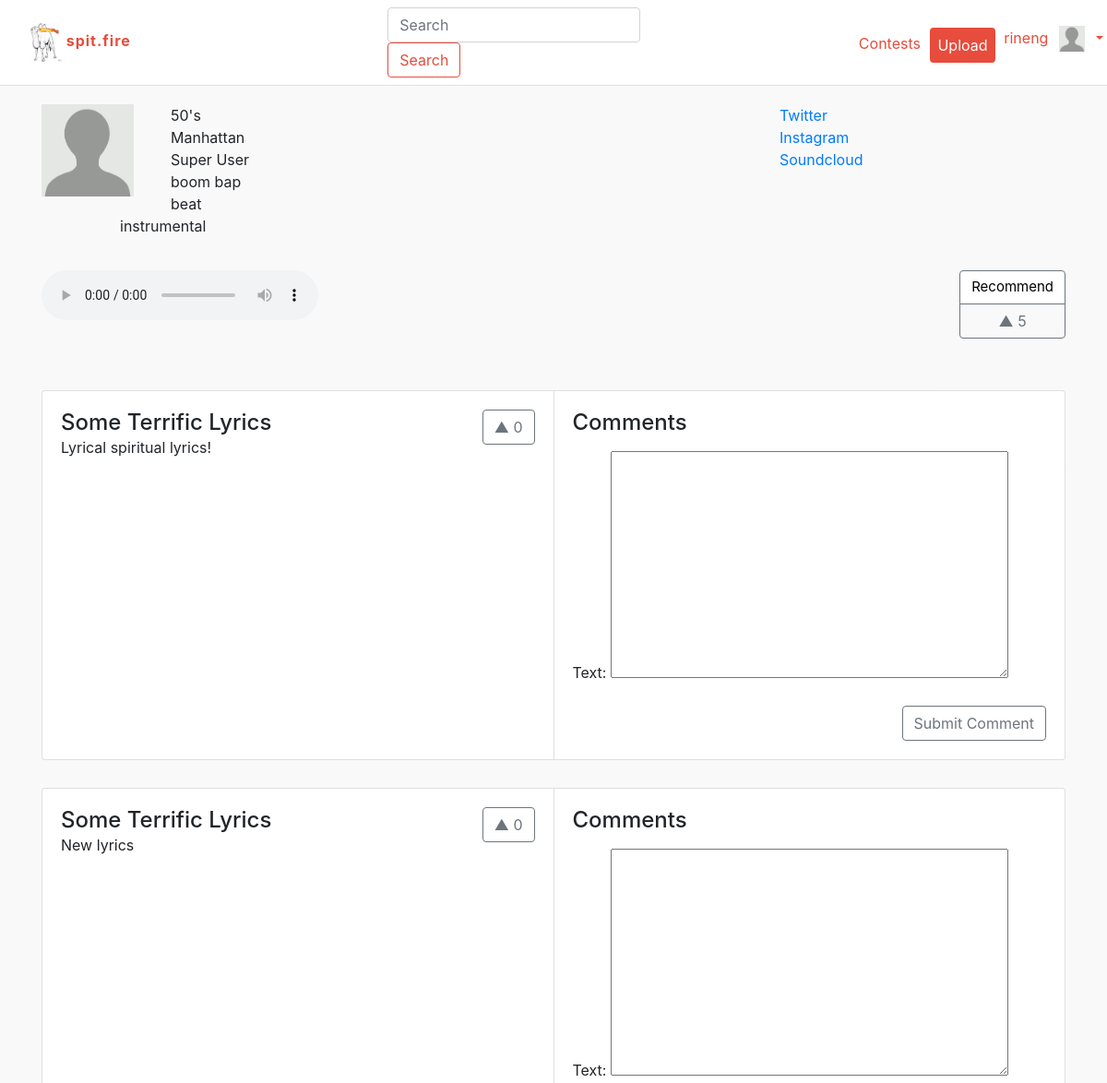
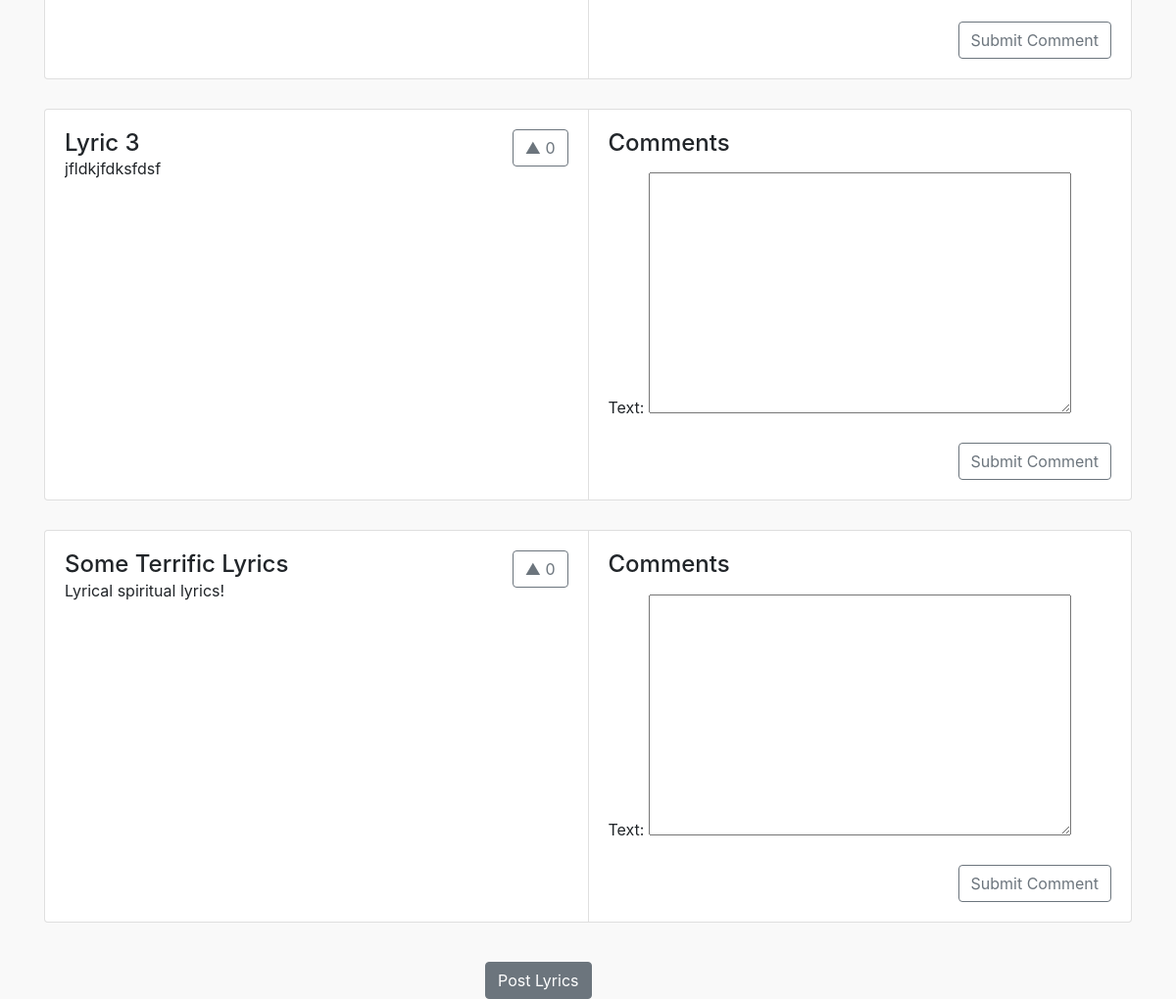
Screenshot of /spitfire/soundtrack/5da5f6c9-aac0-4e11-8020-0274c7519db7 (signed in) with the database file from the repository (2 pictures, top to bottom).
### spitfire/models.py (models this page shows, shortened)
class Artist(models.Model):
    user = models.OneToOneField(User, related_name = 'artist', on_delete=models.CASCADE)
    id = models.UUIDField(primary_key=True, default=uuid.uuid4, help_text="Unique ID for this particular artist across whole site")
    firstName = models.CharField(max_length=100, default = "Firstname")
    lastName = models.CharField(max_length=100, default = "Lastname")
    city = models.CharField(max_length=100, null=True)
    description = models.TextField(max_length=2000)
    number_of_spits = models.PositiveIntegerField(default=0)
    number_of_followers = models.PositiveIntegerField(default=0)
    number_of_following = models.PositiveIntegerField(default=0)
    date_of_birth = models.DateField(null=True)
    first_joined = models.DateField(null=True)
    twitter_link = models.CharField(max_length=100,blank=True,null=True)
    instagram_link = models.CharField(max_length=100,blank=True, null=True)
    soundcloud_link = models.CharField(max_length=100,blank=True, null=True)
    image = models.FileField(upload_to='user_propics/', default='user_propics/profile_default.png')
    def full_name(self):
        return self.firstName + " " + self.lastName

class Track(models.Model):
    id = models.UUIDField(primary_key=True, default=uuid.uuid4, help_text="Unique ID for this particular track across whole site")
    title = models.CharField(max_length=200)
    artist = models.ForeignKey('Artist', on_delete=models.CASCADE)
    upvotes = models.PositiveIntegerField(default=0)
    genre = models.ManyToManyField(Genre, help_text="Select a genre for this track")
    description = models.TextField(blank=True, max_length=300)
    keywords = models.TextField(blank = True, max_length=30)
    featured = models.BooleanField(default=False)
    image = models.FileField(upload_to='track_pics/', default='track_pics/trackpic_default.jpg')
    mp3 = models.FileField(upload_to='user_audio/', default='user_audio/track_default.mp3')
    def display_genre(self):
        """
        Creates a string for the Genre. This is required to display genre in Admin.
        """
        return ', '.join([ genre.name for genre in self.genre.all()[:3] ])
    display_genre.short_description = 'Genre'
    def top_lyrics(self):
        return Lyrics.objects.filter(Track=self.id).order_by('-upvotes')

class Lyrics(models.Model):
    id = models.UUIDField(primary_key=True, default=uuid.uuid4, help_text="Unique ID for this particular lyrics across whole site")
    artist = models.ForeignKey('Artist', on_delete=models.CASCADE)
    title = models.CharField(max_length=100, default="Some Terrific Lyrics")
    upvotes = models.PositiveIntegerField(default=0)
    Track = models.ForeignKey('Track', on_delete=models.CASCADE)
    genre = models.ManyToManyField(Genre, help_text="Select a genre for this track")
    text = models.TextField(max_length=1000, help_text="Enter lyrics", default="Lyrical spiritual lyrics!")
    def top_comments(self):
        return LyricComment.objects.filter(lyrics=self.id).order_by('-upvotes')

### spitfire/views.py (the view)
# urls.py: url(r'^soundtrack/(?P<pk>[-\w]+)$', views.getTrackInfo, name='trackInfo'),
def getTrackInfo(request,pk):
    if request.method == 'POST':
        if 'submit-lc' in request.POST:
            lyrics = get_object_or_404(Lyrics,pk=pk)
            tid = str(lyrics.Track.id)
            lcform = LyricCommentForm(request.POST)
            if lcform.is_valid():
                artist = (request.user).artist
                text = lcform.cleaned_data['text']
                upvotes = 0
                lyric_comment = LyricComment(upvotes = upvotes,artist=artist,text=text,lyrics=lyrics)
                lyric_comment.save()
        if 'submit-tc' in request.POST:
            track = get_object_or_404(Track,pk=pk)
            tid = pk
            tcform = TrackCommentForm(request.POST)
            if tcform.is_valid():
                artist = (request.user).artist
                text = tcform.cleaned_data['text']
                upvotes = 0
                track_comment = TrackComment(upvotes = upvotes,artist=artist,text=text,track=track)
                track_comment.save()
        return HttpResponseRedirect('/spitfire/soundtrack/'+tid)
    else:
        track = get_object_or_404(Track, pk = pk)
        lyric_comment_form = LyricCommentForm()
        track_comment_form = TrackCommentForm()
    return render(request, 'soundtrack.html', {'track': track,'lyric_comment_form':lyric_comment_form,'track_comment_form':track_comment_form})

### spitfire/forms.py
class LyricCommentForm(forms.ModelForm):
    class Meta:
        model = LyricComment
        exclude = ['upvotes', 'id','artist','lyrics']

class TrackCommentForm (forms.ModelForm):
    class Meta:
        model = TrackComment
        exclude = ['upvotes', 'id','artist','track']

### spitfire/templates/soundtrack.html (shortened to what this page needs)
{% extends "baseTemplate.html" %}
{% block includeCSS %}
  {% load static %}
  <link rel="stylesheet" href="{% static 'css/soundtrack.css' %}">
  <link rel="stylesheet" href="{% static 'css/lyricBoxes.css' %}">
{% endblock %}
{% block propic %}
<img src ="../{{user.artist.image.url}}" width= '35px'>
{% endblock %}
{% block bodyContent %}
  <div class="container">
      <div class="row" id="profile">
        <div class='col-md-8'>
          <div id="trackInfo">
              <div id="picture"><img src ="../{{track.artist.image.url}}" width= '100px'></div>
                <ul id="names-and-info">
                  <li>{{ track.title }}</li>
                  <li>{{ track.artist.full_name }}</li>
                  <li>{{ track.keywords }}</li>
                </ul>
            </div>
          </div>
          <div class='col-md-4'>
                <ul id="social-buttons">
                  <li><a href="https://{{track.artist.twitter_link}}">Twitter</a></li>
                  <li><a href="https://{{track.artist.instagram_link}}">Instagram</a></li>
                  <li><a href="https://{{track.artist.soundcloud_link}}">Soundcloud</a></li>
                </ul>
          </div>
      </div>
      <div class="row" id='music-icon'>
        <div class='col-md-12'>
          <audio id="audio" controls="controls" controlsList="nodownload">
                <source src="../{{ track.mp3.url }}" type="audio/mpeg">
          </audio>
            <div class="btn-group-vertical" role="group" aria-label="Basic example">
              <button type="button" id="recButton" class="btn btn-secondary">Recommend</button>
              <button type="button-track" track-id={{track.id}} class="btn btn-outline-secondary float-right upvote-btn">▲ {{ track.upvotes }}</button>
            </div>
        </div>
      </div>
    {% for lyric in track.top_lyrics%}
      <div class="row" id='lyrics'>
        <div class='col-md-12'>
          <div class="card-group">
            <div class="card">
              <div class="card-body">
                <h4 class="card-title">{{ lyric.title }}</h4>
                <button type="button" lyric-id={{lyric.id}} class="btn btn-outline-secondary float-right upvote-btn">▲ {{ lyric.upvotes }}</button>
                <p class="card-text">{{ lyric.text }}</p>
              </div>
            </div>
            <div class="card">
              <div class="card-body">
                <h4 class="card-title">Comments</h4>
                <form action="" method="post" enctype="multipart/form-data">
                  {{lyric_comment_form.as_p}}
                  <button formaction="/spitfire/soundtrack/{{lyric.id}}" type="submit" class="btn btn-outline-secondary float-right" name="submit-lc">Submit Comment</button>
                </form>
              </div>
            </div>
          </div>
        </div>
      </div>
      {% empty %}
        <i class="card-text"> No lyrics posted for this track. Spit yours today.</i>
    {% endfor %}
    <div class="row">
        <div class='col-md-12'>
          <a href="./lyrics/{{ track.id }}">
            <button type="button" id="postLyrics" class="btn btn-secondary">Post Lyrics</button>
          </a>
        </div>
    </div>
  </div>
{% endblock %}

### spitfire/templates/baseTemplate.html (shortened to what this page needs)
<!DOCTYPE html>
<html lang="en">
<head>
  <link rel="stylesheet" href="https://maxcdn.bootstrapcdn.com/bootstrap/4.0.0-beta/css/bootstrap.min.css">
  {% load static %}
  <link rel="stylesheet" href="{% static 'css/main.css' %}">
  {% block includeCSS %}
  {% endblock %}
</head>
<body>
    <nav class="navbar navbar-expand-lg navbar-light bg-white">
      <div class="col-md-4">
            <div id="logo">
              <a href = "{% url 'index' %}">
                <img  src = "{% static '/images/camel.png' %}">
                <span id="logo-name">spit.fire</span>
              </a>
            </div>
        </div>
        <div class="col-md-4">
          <form action="/spitfire/search" method="get" class="form-inline my-2 my-lg-0">
            <input class="form-control mr-sm-2" name="search_field" type="text" placeholder="Search" aria-label="Search">
            <button class="btn btn-outline-primary my-2 my-sm-0" type="submit">Search</button>
          </form>
        </div>
        <div class="col-md-4">
          <ul class="navbar-nav">
            <li>
              <a href="{% url 'contest' %}">
              <p id="contests-link" class="btn-link">Contests</p>
              </a>
            </li>
            <li>
              <a href="{% url 'upload' %}">
              <button id="upload-button" type="button" class="btn btn-primary">Upload</button>
              </a>
            </li>
            <li>
              {% if user.is_authenticated %}
              <div id="ddmenu" class="dropdown">
                <button class="btn btn-secondary dropdown-toggle"
                        type="button" id="dropdownMenu1" data-toggle="dropdown"
                        aria-haspopup="true" aria-expanded="false">
                        <span>{{user.artist.firstName}}</span>
                        {% block propic %}{% endblock %}
                </button>
              </div>
              {% else %}
              <a href="{% url 'login' %}?next={{request.path}}">
              <p id="contests-link" class="btn-link">Login</p>
              </a>
              {% endif %}
            </li>
          </ul>
        </div>
      </nav>
      {% block bodyContent %}
      {% endblock %}
</body>
</html>

### spitfire/static/css/main.css (style rules this page uses)
:root { --main-color: #e74c3c; }
nav { background-color: white; width:100%; max-width: 1920px; border-bottom:1px solid rgb(224, 224, 224); box-shadow: 2px gray; }
nav button { cursor: pointer; }
nav #logo { width:36%; max-width:220px; padding: 0px; display: inline-block; }
nav #logo * > img { width: 28%; display: inline; max-width: 100px; }
nav #logo-name { font-weight: bold; letter-spacing: 1px; color: var(--main-color); }
nav ul.navbar-nav { margin-right: 7%; float: right; max-width: 220px; list-style-type: none; }
nav #contests-link { margin: 5% 5% 0 0; padding:7px; display: inline-block; color:var(--main-color); }
nav #upload-button { background-color: var(--main-color); border:0; color:white; display: inline-block; padding:7px 8px; margin: 8% 0 0 5%; }
nav #ddmenu { margin: 0 -5% 0 5%; padding:0 10px 0 0; display: inline-block; cursor: pointer; }
nav #ddmenu * { cursor: pointer; padding:2px 3.5px; }
nav #dropdownMenu1 { width: 115px; }
nav .btn-outline-primary { background-color: white; color: var(--main-color); border-color: var(--main-color); }
nav .btn-secondary { background-color: white; border:0; }
nav button.dropdown-toggle { color:var(--main-color); padding:0; }
body { background-color: #f9f9f9; }
.container { margin-left: auto; margin-right: auto; padding-left:15px; padding-right: 15px; }
.upvote-btn { cursor: pointer; }
.btn-primary { background-color: var(--main-color); color: white; border-color: var(--main-color); }

### spitfire/static/css/soundtrack.css (style rules this page uses)
#trackInfo img { height: 100px; float: left; }
#names-and-info li { list-style-type: none; width: 160px; margin-left: 5px; position: relative; left: 40px; }
#profile { padding-top: 20px; }
#social-buttons { list-style-type: none; float: left; }
#music-icon { height: 100px; margin-top: 20px; }
.btn-group-vertical { float: right; }
#recButton { font-size: 15px; color: black; background-color: white; }
#lyrics { margin-top: 30px; margin-bottom: 30px; }
#postLyrics { margin-top: 10px; position: relative; left: 450px; }
.card-title { display: inline; }

### spitfire/static/css/lyricBoxes.css (style rules this page uses)
.card-text { width: 450px; height: 200px; overflow: scroll; }

### rows the page displays
Track: artist.image (placeholder picture), title "50's Manhattan", artist.full_name "Super User", keywords "boom bap beat instrumental", upvotes "5"
Lyrics: title "Some Terrific Lyrics", upvotes "0", text "Lyrical spiritual lyrics!"
Lyrics: title "Some Terrific Lyrics", upvotes "0", text "New lyrics"
Lyrics: title "Lyric 3", upvotes "0", text "jfldkjfdksfdsf"
Lyrics: title "Some Terrific Lyrics", upvotes "0", text "Lyrical spiritual lyrics!"

### other values shown
{{ user.artist.firstName }} "rineng"
